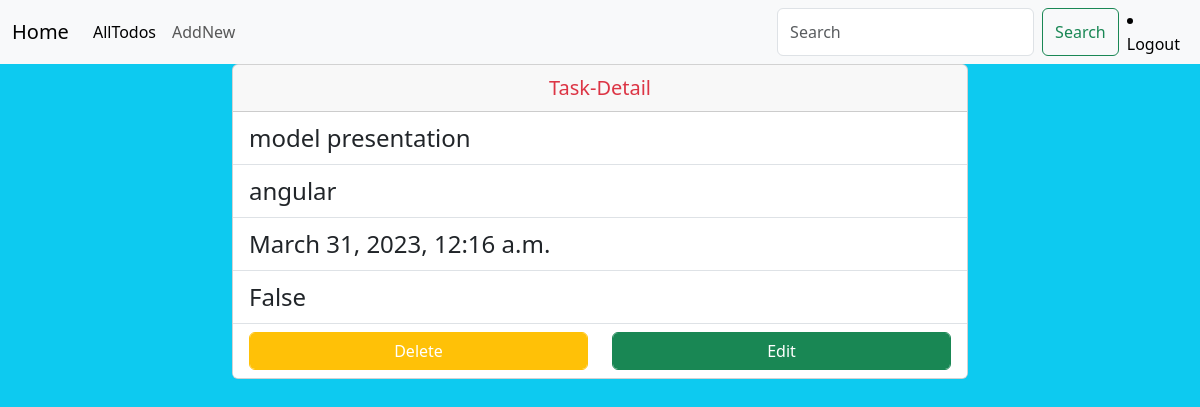
Page /todos/2/ (signed in) on the committed database.
### todo/models.py (models this page shows, shortened)
class Task(models.Model):
    task_name=models.CharField(max_length=200)
    user=models.ForeignKey(User,on_delete=models.CASCADE)
    status=models.BooleanField(default=False)
    created_date=models.DateTimeField(auto_now_add=True)

### todo/views.py (the view)
# urls.py: path('todos/<int:pk>/',views.TaskDetailView.as_view(),name="todo-detail"),
@method_decorator(sign_required,name="dispatch")
class TaskDetailView(DetailView):
    model=Task
    template_name="task-detail.html"
    context_object_name="task"

### todo/views.py (called while the page is built)
def sign_required(fn):
    def wrapper(request,*args,**kw):
        if not request.user.is_authenticated:
            messages.error(request,"you have to login")
            return redirect("signin")
        return fn(request,*args,**kw)
    return wrapper

### todo/templates/task-detail.html (shortened to what this page needs)
{%extends 'base.html'%}
{%block body_block%}
<div class="row">
    <div class="col-2"></div>
    <div class="col-8">
        <div class="card" style="width: 100%;">
            <div class="card-header text-center fs-5 text-danger">
                Task-Detail
            </div>
            <ul class="list-group list-group-flush">
              <li class="list-group-item fs-4">{{task.task_name}}</li>
              <li class="list-group-item fs-4">{{task.user}}</li>
              <li class="list-group-item fs-4">{{task.created_date}}</li>
              <li class="list-group-item fs-4">{{task.status}}</li>
              <li class="list-group-item">
                <div class="row">
                    <div class="col-6">
                        <a href="{%url 'todo-remove' task.id%}" class="btn btn-warning text-white form-control">Delete</a>
                    </div>
                    <div class="col-6">
                        <a href="{%url 'todo-edit' task.id%}" class="btn btn-success text-white form-control">Edit</a>
                    </div>                </div>
              </li>
            </ul>
          </div>
    </div>
    <div class="col-2"></div>
</div>
{%endblock%}

### rows in the picture
Task: task_name "model presentation", user "angular", created_date "March 31, 2023, 12:16 a.m.", status "False"
